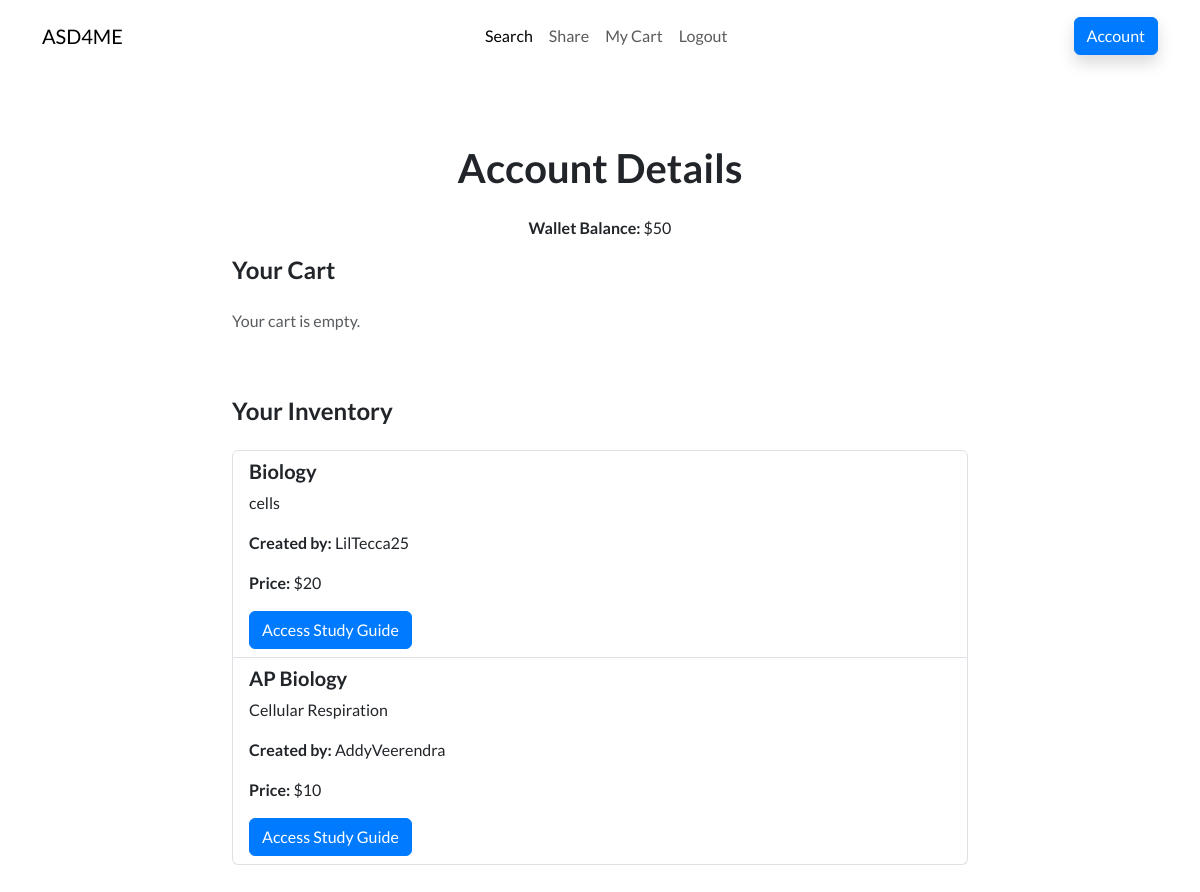
Before: /market/account (signed in) with the older database file.
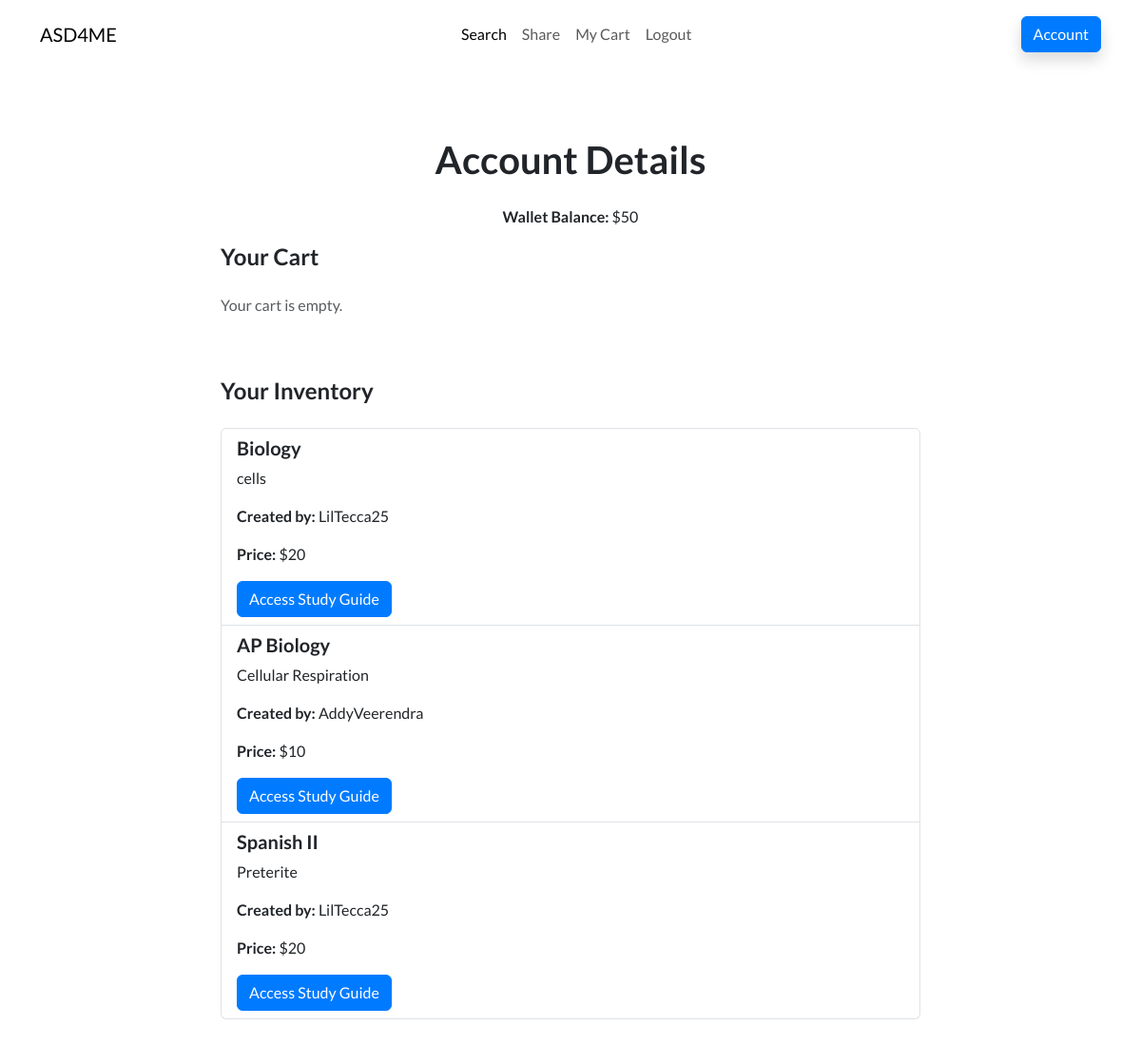
After: the same page with the newer database file.
### models.py (models this page shows)
class Inventory(db.Model):
    id = db.Column(db.Integer, primary_key=True)
    user_id = db.Column(db.Integer, db.ForeignKey('user.id'), nullable=False)
    study_guide_id = db.Column(db.Integer, db.ForeignKey('study_guide.id'), nullable=False)
    study_guide = db.relationship('StudyGuide')
    user = db.relationship('User', backref='inventory_items')

class StudyGuide(db.Model):
    id = db.Column(db.Integer, primary_key=True)
    Class = db.Column(db.String(20), nullable=False)
    UnitTopic = db.Column(db.String(20), nullable=False)
    Price = db.Column(db.Integer, nullable=False)
    Creator = db.Column(db.String(20), nullable=False)
    Link = db.Column(db.String(100), nullable=False)

### Market.py (the view, shortened to what this page needs)
@market_bp.route('/account', methods=['GET', 'POST'])
@login_required
def account_home():
    cart = current_user.cart
    cart_items = CartItem.query.filter_by(cart_id=cart.id).all() if cart else []
    inventory_items = Inventory.query.filter_by(user_id=current_user.id).all()
    form = FlaskForm()
    return render_template('account.html', wallet=current_user.wallet, cart_items=cart_items, inventory=inventory_items,
                           form=form)

### ASD4ME.py (called while the page is built)
@login_manager.user_loader
def load_user(user_id):
    return User.query.get(int(user_id))

### templates/account.html (shortened to what this page needs)
<!DOCTYPE html>
<html lang="en">
<head>
    <link rel="stylesheet" href="/static/assets/bootstrap/css/bootstrap.min.css">
</head>
<body>
    <nav class="navbar navbar-expand-md fixed-top navbar-shrink py-3 navbar-light" id="mainNav">
        <div class="container">
            <a class="navbar-brand d-flex align-items-center" href="/market">
                <span>ASD4ME</span>
            </a>
            <div class="collapse navbar-collapse" id="navcol-1">
                <ul class="navbar-nav mx-auto">
                    <li class="nav-item">
                        <a class="nav-link active" href="/market/search">Search</a>
                    </li>
                    <li class="nav-item">
                        <a class="nav-link" href="/market/share">Share</a>
                    </li>
                    <li class="nav-item">
                        <a class="nav-link" href="/market/account">My Cart</a>
                    </li>
                    <li class="nav-item">
                        <a class="nav-link" href="/market/logout">Logout</a>
                    </li>
                </ul>
                <a class="btn btn-primary shadow" role="button" href="/market/account">Account</a>
            </div>
        </div>
    </nav>
    <section class="py-5 mt-5">
        <div class="container py-5">
            <div class="row">
                <div class="col-md-8 col-xl-6 text-center mx-auto">
                    <h2 class="display-6 fw-bold mb-4">Account Details</h2>
                    <p><strong>Wallet Balance:</strong> ${{ wallet }}</p>
                </div>
            </div>
            <div class="row d-flex justify-content-center">
                <div class="col-md-8">
                    <h4 class="mb-4">Your Cart</h4>
                    {% if cart_items %}
                        <ul class="list-group">
                            {% for item in cart_items %}
                                <li class="list-group-item d-flex justify-content-between align-items-center">
                                    <div>
                                        <h5>{{ item.study_guide.Class }}</h5>
                                        <p>{{ item.study_guide.UnitTopic }}</p>
                                        <p><strong>Created by:</strong> {{ item.study_guide.Creator }}</p>
                                        <p><strong>Price:</strong> ${{ item.study_guide.Price }}</p>
                                        <p><strong>Quantity:</strong> {{ item.quantity }}</p>
                                    </div>
                                    <form action="{{ url_for('market_bp.account_home') }}" method="post">
                                        {{ form.hidden_tag() }}
                                        <input type="hidden" name="item_id" value="{{ item.id }}">
                                        <button class="btn btn-danger" type="submit">Remove</button>
                                    </form>
                                </li>
                            {% endfor %}
                        </ul>
                        <form action="{{ url_for('market_bp.finalize_purchase') }}" method="post">
                            {{ form.hidden_tag() }}
                            <button class="btn btn-success mt-3" type="submit">Finalize Purchase</button>
                        </form>
                    {% else %}
                        <p class="text-muted">Your cart is empty.</p>
                    {% endif %}
                </div>
            </div>
            <div class="row d-flex justify-content-center mt-5">
                <div class="col-md-8">
                    <h4 class="mb-4">Your Inventory</h4>
                    {% if inventory %}
                        <ul class="list-group">
                            {% for item in inventory %}
                                <li class="list-group-item">
                                    <div>
                                        <h5>{{ item.study_guide.Class }}</h5>
                                        <p>{{ item.study_guide.UnitTopic }}</p>
                                        <p><strong>Created by:</strong> {{ item.study_guide.Creator }}</p>
                                        <p><strong>Price:</strong> ${{ item.study_guide.Price }}</p>
                                        <a href="{{ item.study_guide.Link if item.study_guide.Link.startswith('http') else 'https://' + item.study_guide.Link }}" class="btn btn-primary">Access Study Guide</a>
                                    </div>
                                </li>
                            {% endfor %}
                        </ul>
                    {% else %}
                        <p class="text-muted">Your inventory is empty.</p>
                    {% endif %}
                </div>
            </div>
        </div>
    </section>
</body>
</html>

Changed rows visible on the page:
added Inventory: study_guide.Class "Spanish II", study_guide.UnitTopic "Preterite", study_guide.Creator "LilTecca25", study_guide.Price "20"
